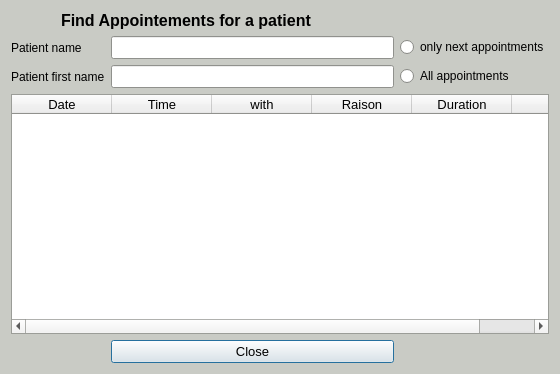
<?xml version="1.0" encoding="UTF-8"?>
<ui version="4.0">
 <class>C_Dlg_ChercheRDV</class>
 <widget class="QDialog" name="C_Dlg_ChercheRDV">
  <property name="geometry">
   <rect>
    <x>0</x>
    <y>0</y>
    <width>560</width>
    <height>374</height>
   </rect>
  </property>
  <property name="palette">
   <palette>
    <active>
     <colorrole role="Base">
      <brush brushstyle="SolidPattern">
       <color alpha="255">
        <red>255</red>
        <green>255</green>
        <blue>255</blue>
       </color>
      </brush>
     </colorrole>
     <colorrole role="Window">
      <brush brushstyle="SolidPattern">
       <color alpha="255">
        <red>201</red>
        <green>203</green>
        <blue>197</blue>
       </color>
      </brush>
     </colorrole>
    </active>
    <inactive>
     <colorrole role="Base">
      <brush brushstyle="SolidPattern">
       <color alpha="255">
        <red>255</red>
        <green>255</green>
        <blue>255</blue>
       </color>
      </brush>
     </colorrole>
     <colorrole role="Window">
      <brush brushstyle="SolidPattern">
       <color alpha="255">
        <red>201</red>
        <green>203</green>
        <blue>197</blue>
       </color>
      </brush>
     </colorrole>
    </inactive>
    <disabled>
     <colorrole role="Base">
      <brush brushstyle="SolidPattern">
       <color alpha="255">
        <red>201</red>
        <green>203</green>
        <blue>197</blue>
       </color>
      </brush>
     </colorrole>
     <colorrole role="Window">
      <brush brushstyle="SolidPattern">
       <color alpha="255">
        <red>201</red>
        <green>203</green>
        <blue>197</blue>
       </color>
      </brush>
     </colorrole>
    </disabled>
   </palette>
  </property>
  <property name="font">
   <font>
    <pointsize>10</pointsize>
   </font>
  </property>
  <property name="windowTitle">
   <string>Recherche des rendez-vous d'un patient</string>
  </property>
  <property name="styleSheet">
   <string notr="true"/>
  </property>
  <layout class="QGridLayout" name="gridLayout">
   <item row="0" column="0">
    <widget class="QLabel" name="label_loupe">
     <property name="text">
      <string/>
     </property>
    </widget>
   </item>
   <item row="0" column="1" colspan="3">
    <widget class="QLabel" name="label_titre">
     <property name="font">
      <font>
       <pointsize>13</pointsize>
       <weight>75</weight>
       <bold>true</bold>
      </font>
     </property>
     <property name="text">
      <string>&lt;!DOCTYPE HTML PUBLIC &quot;-//W3C//DTD HTML 4.0//EN&quot; &quot;http://www.w3.org/TR/REC-html40/strict.dtd&quot;&gt;
&lt;html&gt;&lt;head&gt;&lt;meta name=&quot;qrichtext&quot; content=&quot;1&quot; /&gt;&lt;style type=&quot;text/css&quot;&gt;
p, li { white-space: pre-wrap; }
&lt;/style&gt;&lt;/head&gt;&lt;body style=&quot; font-family:'Sans Serif'; font-size:13pt; font-weight:600; font-style:normal;&quot;&gt;
&lt;table style=&quot;-qt-table-type: root; margin-top:4px; margin-bottom:4px; margin-left:4px; margin-right:4px;&quot;&gt;
&lt;tr&gt;
&lt;td style=&quot;border: none;&quot;&gt;
&lt;p style=&quot; margin-top:0px; margin-bottom:0px; margin-left:0px; margin-right:0px; -qt-block-indent:0; text-indent:0px;&quot;&gt;&lt;span style=&quot; font-family:'MS Shell Dlg 2'; font-size:12pt;&quot;&gt;Find Appointements for a patient&lt;/span&gt;&lt;/p&gt;&lt;/td&gt;&lt;/tr&gt;&lt;/table&gt;&lt;/body&gt;&lt;/html&gt;</string>
     </property>
    </widget>
   </item>
   <item row="1" column="0" colspan="2">
    <widget class="QLabel" name="label_nomP">
     <property name="font">
      <font>
       <pointsize>9</pointsize>
      </font>
     </property>
     <property name="text">
      <string>Patient name</string>
     </property>
    </widget>
   </item>
   <item row="1" column="2">
    <widget class="QLineEdit" name="lineEdit_Nom"/>
   </item>
   <item row="1" column="3">
    <widget class="QRadioButton" name="radioButton_futursRDV">
     <property name="font">
      <font>
       <pointsize>9</pointsize>
      </font>
     </property>
     <property name="text">
      <string>only next appointments</string>
     </property>
     <property name="checked">
      <bool>false</bool>
     </property>
    </widget>
   </item>
   <item row="2" column="0" colspan="2">
    <widget class="QLabel" name="label_prenom">
     <property name="font">
      <font>
       <pointsize>9</pointsize>
      </font>
     </property>
     <property name="text">
      <string>Patient first name</string>
     </property>
    </widget>
   </item>
   <item row="2" column="2">
    <widget class="QLineEdit" name="lineEdit_Prenom"/>
   </item>
   <item row="2" column="3">
    <widget class="QRadioButton" name="radioButton_TousLesRDV">
     <property name="font">
      <font>
       <pointsize>9</pointsize>
      </font>
     </property>
     <property name="text">
      <string>All appointments</string>
     </property>
    </widget>
   </item>
   <item row="3" column="0" colspan="4">
    <widget class="QTreeWidget" name="treeWidget_RDV">
     <property name="font">
      <font>
       <pointsize>10</pointsize>
      </font>
     </property>
     <property name="alternatingRowColors">
      <bool>true</bool>
     </property>
     <property name="indentation">
      <number>6</number>
     </property>
     <column>
      <property name="text">
       <string notr="true">Date</string>
      </property>
      <property name="textAlignment">
       <set>AlignHCenter|AlignVCenter|AlignCenter</set>
      </property>
     </column>
     <column>
      <property name="text">
       <string>Time</string>
      </property>
      <property name="textAlignment">
       <set>AlignHCenter|AlignVCenter|AlignCenter</set>
      </property>
     </column>
     <column>
      <property name="text">
       <string>with</string>
      </property>
      <property name="textAlignment">
       <set>AlignHCenter|AlignVCenter|AlignCenter</set>
      </property>
     </column>
     <column>
      <property name="text">
       <string>Raison</string>
      </property>
      <property name="textAlignment">
       <set>AlignHCenter|AlignVCenter|AlignCenter</set>
      </property>
     </column>
     <column>
      <property name="text">
       <string>Duration</string>
      </property>
      <property name="textAlignment">
       <set>AlignHCenter|AlignVCenter|AlignCenter</set>
      </property>
     </column>
     <column>
      <property name="text">
       <string>Note</string>
      </property>
      <property name="textAlignment">
       <set>AlignHCenter|AlignVCenter|AlignCenter</set>
      </property>
     </column>
    </widget>
   </item>
   <item row="4" column="2">
    <widget class="QPushButton" name="pushButton_fermer">
     <property name="text">
      <string>Close</string>
     </property>
    </widget>
   </item>
  </layout>
 </widget>
 <resources/>
 <connections/>
</ui>
